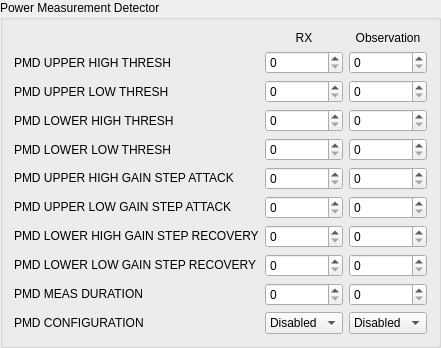
            <widget class="QGroupBox" name="groupBox_23">
             <property name="sizePolicy">
              <sizepolicy hsizetype="Expanding" vsizetype="Expanding">
               <horstretch>0</horstretch>
               <verstretch>0</verstretch>
              </sizepolicy>
             </property>
             <property name="maximumSize">
              <size>
               <width>16777215</width>
               <height>16777215</height>
              </size>
             </property>
             <property name="title">
              <string>Power Measurement Detector</string>
             </property>
             <property name="alignment">
              <set>Qt::AlignLeading|Qt::AlignLeft|Qt::AlignTop</set>
             </property>
             <property name="flat">
              <bool>false</bool>
             </property>
             <property name="checkable">
              <bool>false</bool>
             </property>
             <layout class="QHBoxLayout" name="horizontalLayout_117">
              <item>
               <layout class="QVBoxLayout" name="verticalLayout_62">
                <item>
                 <spacer name="horizontalSpacer_44">
                  <property name="orientation">
                   <enum>Qt::Horizontal</enum>
                  </property>
                  <property name="sizeType">
                   <enum>QSizePolicy::Minimum</enum>
                  </property>
                  <property name="sizeHint" stdset="0">
                   <size>
                    <width>40</width>
                    <height>20</height>
                   </size>
                  </property>
                 </spacer>
                </item>
                <item>
                 <widget class="QLabel" name="label_133">
                  <property name="text">
                   <string>PMD UPPER HIGH THRESH</string>
                  </property>
                 </widget>
                </item>
                <item>
                 <widget class="QLabel" name="label_134">
                  <property name="text">
                   <string>PMD UPPER LOW THRESH</string>
                  </property>
                 </widget>
                </item>
                <item>
                 <widget class="QLabel" name="label_135">
                  <property name="text">
                   <string>PMD LOWER HIGH THRESH</string>
                  </property>
                 </widget>
                </item>
                <item>
                 <widget class="QLabel" name="label_136">
                  <property name="text">
                   <string>PMD LOWER LOW THRESH</string>
                  </property>
                 </widget>
                </item>
                <item>
                 <widget class="QLabel" name="label_137">
                  <property name="text">
                   <string>PMD UPPER HIGH GAIN STEP ATTACK</string>
                  </property>
                 </widget>
                </item>
                <item>
                 <widget class="QLabel" name="label_138">
                  <property name="text">
                   <string>PMD UPPER LOW GAIN STEP ATTACK</string>
                  </property>
                 </widget>
                </item>
                <item>
                 <widget class="QLabel" name="label_139">
                  <property name="text">
                   <string>PMD LOWER HIGH GAIN STEP RECOVERY</string>
                  </property>
                 </widget>
                </item>
                <item>
                 <widget class="QLabel" name="label_140">
                  <property name="text">
                   <string>PMD LOWER LOW GAIN STEP RECOVERY</string>
                  </property>
                 </widget>
                </item>
                <item>
                 <widget class="QLabel" name="label_141">
                  <property name="text">
                   <string>PMD MEAS DURATION</string>
                  </property>
                 </widget>
                </item>
                <item>
                 <widget class="QLabel" name="label_142">
                  <property name="text">
                   <string>PMD CONFIGURATION</string>
                  </property>
                 </widget>
                </item>
               </layout>
              </item>
              <item>
               <layout class="QVBoxLayout" name="verticalLayout_56">
                <item>
                 <widget class="QLabel" name="label_131">
                  <property name="text">
                   <string>RX</string>
                  </property>
                  <property name="alignment">
                   <set>Qt::AlignCenter</set>
                  </property>
                 </widget>
                </item>
                <item>
                 <widget class="QSpinBox" name="agc_setup_txt_pmd_upper_high_thresh_rx">
                  <property name="maximum">
                   <number>15</number>
                  </property>
                 </widget>
                </item>
                <item>
                 <widget class="QSpinBox" name="agc_setup_txt_pmd_upper_low_thresh_rx">
                  <property name="maximum">
                   <number>127</number>
                  </property>
                 </widget>
                </item>
                <item>
                 <widget class="QSpinBox" name="agc_setup_txt_pmd_lower_high_thresh_rx">
                  <property name="maximum">
                   <number>127</number>
                  </property>
                 </widget>
                </item>
                <item>
                 <widget class="QSpinBox" name="agc_setup_txt_pmd_lower_low_thresh_rx">
                  <property name="maximum">
                   <number>31</number>
                  </property>
                 </widget>
                </item>
                <item>
                 <widget class="QSpinBox" name="agc_setup_txt_pmd_upper_high_gain_step_attack_rx">
                  <property name="maximum">
                   <number>31</number>
                  </property>
                 </widget>
                </item>
                <item>
                 <widget class="QSpinBox" name="agc_setup_txt_pmd_upper_low_gain_step_attack_rx">
                  <property name="maximum">
                   <number>31</number>
                  </property>
                 </widget>
                </item>
                <item>
                 <widget class="QSpinBox" name="agc_setup_txt_pmd_lower_high_gain_step_recovery_rx">
                  <property name="maximum">
                   <number>31</number>
                  </property>
                 </widget>
                </item>
                <item>
                 <widget class="QSpinBox" name="agc_setup_txt_pmd_lower_low_gain_step_recovery_rx">
                  <property name="maximum">
                   <number>31</number>
                  </property>
                 </widget>
                </item>
                <item>
                 <widget class="QSpinBox" name="agc_setup_txt_pmd_meas_duration_rx">
                  <property name="maximum">
                   <number>15</number>
                  </property>
                 </widget>
                </item>
                <item>
                 <widget class="QComboBox" name="agc_setup_cmb_pmd_configuration_rx">
                  <item>
                   <property name="text">
                    <string>Disabled</string>
                   </property>
                  </item>
                  <item>
                   <property name="text">
                    <string>HB2</string>
                   </property>
                  </item>
                  <item>
                   <property name="text">
                    <string>RFIR</string>
                   </property>
                  </item>
                  <item>
                   <property name="text">
                    <string>PMD</string>
                   </property>
                  </item>
                 </widget>
                </item>
               </layout>
              </item>
              <item>
               <layout class="QVBoxLayout" name="verticalLayout_26">
                <item>
                 <widget class="QLabel" name="label_132">
                  <property name="text">
                   <string>Observation</string>
                  </property>
                  <property name="alignment">
                   <set>Qt::AlignCenter</set>
                  </property>
                 </widget>
                </item>
                <item>
                 <widget class="QSpinBox" name="agc_setup_txt_pmd_upper_high_thresh_observation">
                  <property name="maximum">
                   <number>15</number>
                  </property>
                 </widget>
                </item>
                <item>
                 <widget class="QSpinBox" name="agc_setup_txt_pmd_upper_low_thresh_observation">
                  <property name="maximum">
                   <number>127</number>
                  </property>
                 </widget>
                </item>
                <item>
                 <widget class="QSpinBox" name="agc_setup_txt_pmd_lower_high_thresh_observation">
                  <property name="maximum">
                   <number>127</number>
                  </property>
                 </widget>
                </item>
                <item>
                 <widget class="QSpinBox" name="agc_setup_txt_pmd_lower_low_thresh_observation">
                  <property name="maximum">
                   <number>31</number>
                  </property>
                 </widget>
                </item>
                <item>
                 <widget class="QSpinBox" name="agc_setup_txt_pmd_upper_high_gain_step_attack_observation">
                  <property name="maximum">
                   <number>31</number>
                  </property>
                 </widget>
                </item>
                <item>
                 <widget class="QSpinBox" name="agc_setup_txt_pmd_upper_low_gain_step_attack_observation">
                  <property name="maximum">
                   <number>31</number>
                  </property>
                 </widget>
                </item>
                <item>
                 <widget class="QSpinBox" name="agc_setup_txt_pmd_lower_high_gain_step_recovery_observation">
                  <property name="maximum">
                   <number>31</number>
                  </property>
                 </widget>
                </item>
                <item>
                 <widget class="QSpinBox" name="agc_setup_txt_pmd_lower_low_gain_step_recovery_observation">
                  <property name="maximum">
                   <number>31</number>
                  </property>
                 </widget>
                </item>
                <item>
                 <widget class="QSpinBox" name="agc_setup_txt_pmd_meas_duration_observation">
                  <property name="maximum">
                   <number>15</number>
                  </property>
                 </widget>
                </item>
                <item>
                 <widget class="QComboBox" name="agc_setup_cmb_pmd_configuration_observation">
                  <item>
                   <property name="text">
                    <string>Disabled</string>
                   </property>
                  </item>
                  <item>
                   <property name="text">
                    <string>HB2</string>
                   </property>
                  </item>
                  <item>
                   <property name="text">
                    <string>RFIR</string>
                   </property>
                  </item>
                  <item>
                   <property name="text">
                    <string>PMD</string>
                   </property>
                  </item>
                 </widget>
                </item>
               </layout>
              </item>
             </layout>
            </widget>
